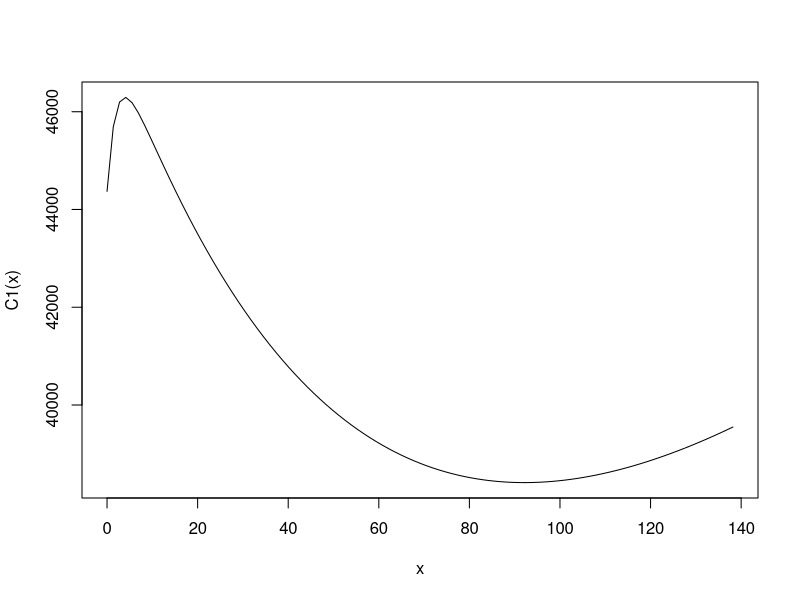
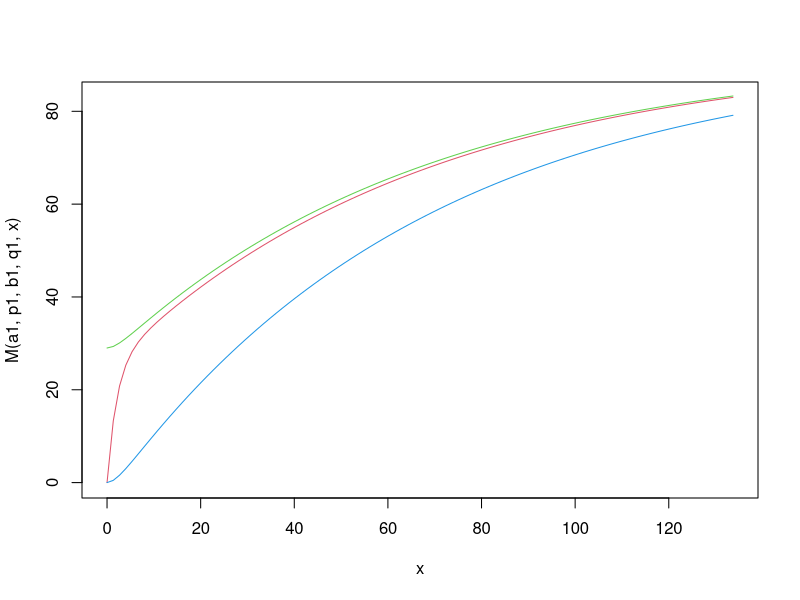
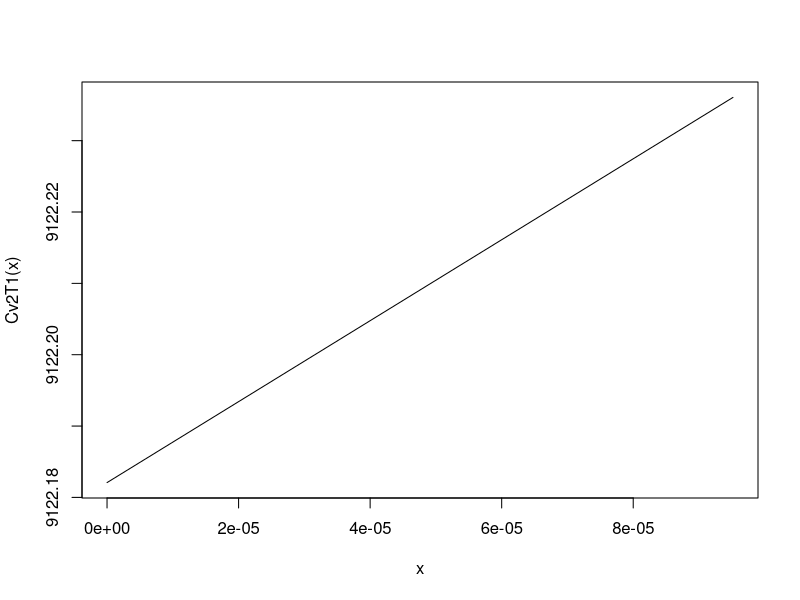
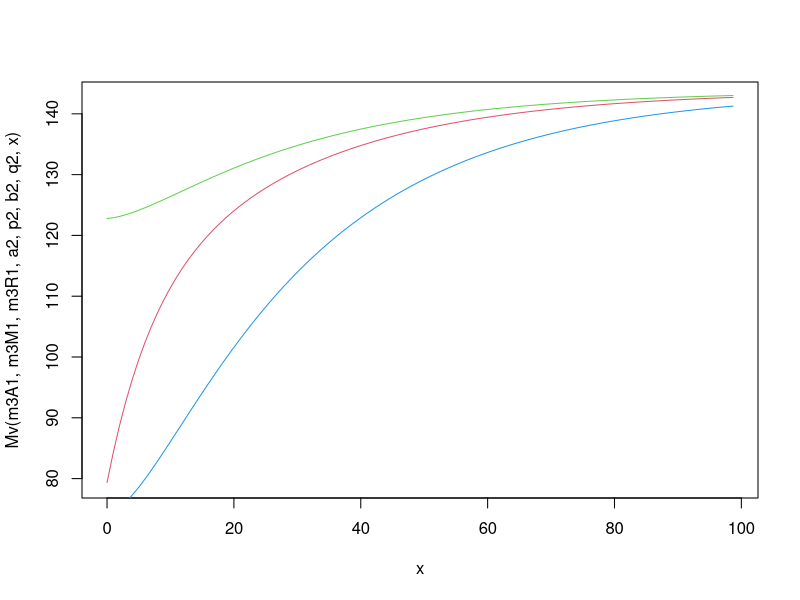
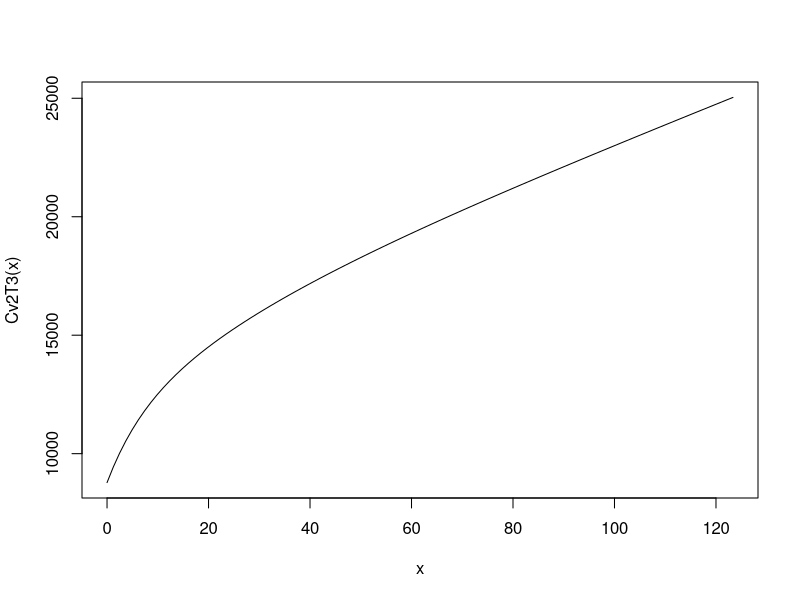
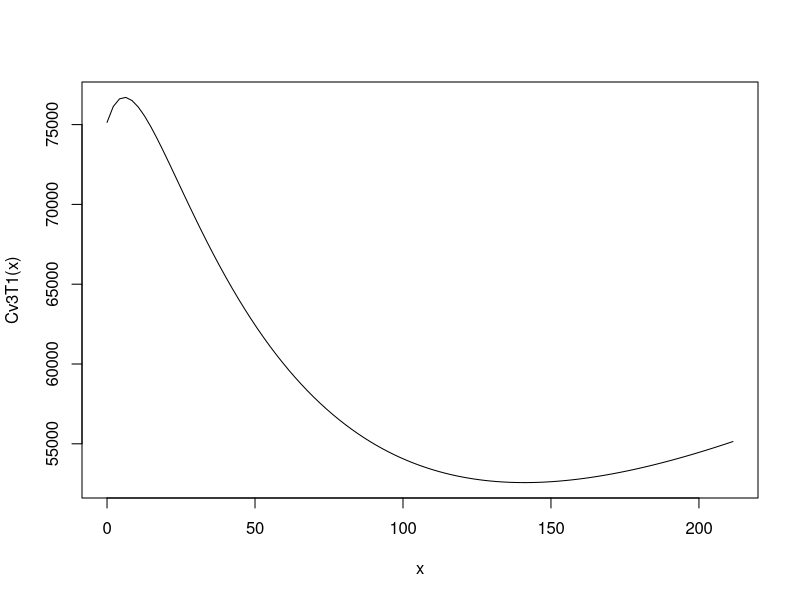
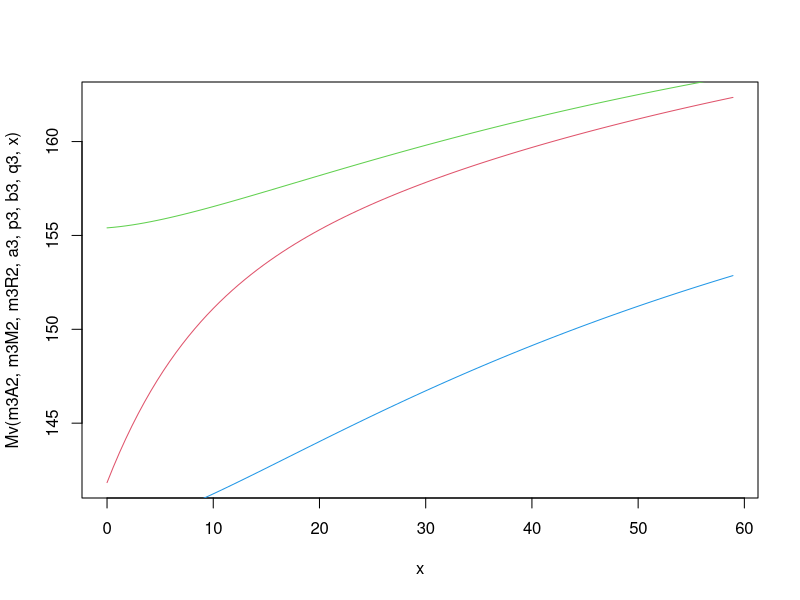
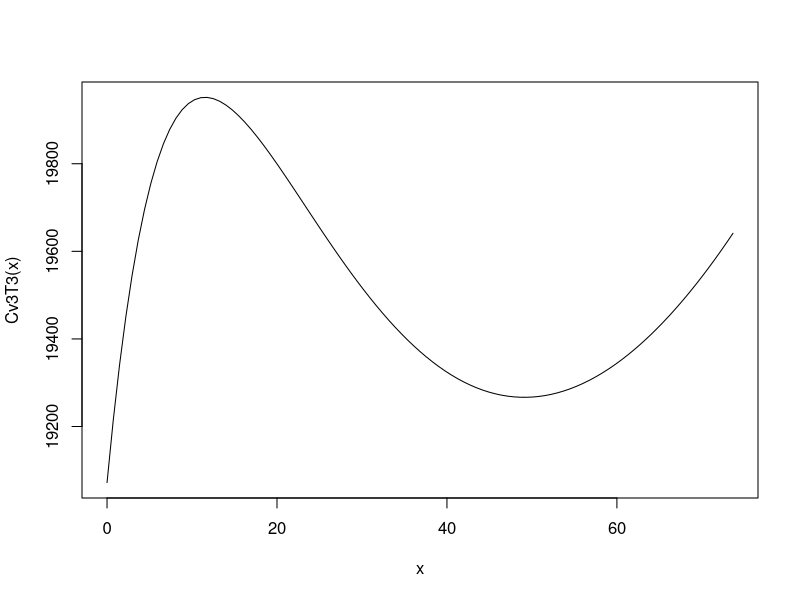

Here is the R script that generated these plots, in order:
# This is the code file for paper "A Study on Optimal Release Schedule for Multi-Version Software"
#################### Case III ####################

################ for version 1 #################
gc()
#set g and k
g=function(p,b) (p+b)/2
k=function(p,b,q) sqrt(g(p,b)^2-p*b*(1-q))
#set hyperbolic functions
HM=function(p,b,q,t) (g(p,b)-p*(1-q))*sinh(k(p,b,q)*t)+k(p,b,q)*cosh(k(p,b,q)*t)
HR=function(p,b,q,t) g(p,b)*sinh(k(p,b,q)*t)+k(p,b,q)*cosh(k(p,b,q)*t)
HM2=function(VA1,VM1,VR1,p,b,q,t) ((b-g(p,b))*VM1+p*q*VR1)*sinh(k(p,b,q)*t)+VM1*k(p,b,q)*cosh(k(p,b,q)*t)
HR2=function(VA1,VM1,VR1,p,b,q,t) (b*VM1+(p-g(p,b))*VR1)*sinh(k(p,b,q)*t)+VR1*k(p,b,q)*cosh(k(p,b,q)*t)

#set M(t),R(t),A(t),B(t)
M=function(a,p,b,q,t) a/(1-q)*(1-exp(-g(p,b)*t)/k(p,b,q)*HM(p,b,q,t))
R=function(a,p,b,q,t) a/(1-q)*(1-exp(-g(p,b)*t)/k(p,b,q)*HR(p,b,q,t))
A=function(a,p,b,q,t) a+q*R(a,p,b,q,t)
B=function(a,p,b,q,t) A(a,p,b,q,t)-R(a,p,b,q,t)

Mv=function(VA1,VM1,VR1,a,p,b,q,t) (VA1+a-q*VR1)/(1-q)*(1-exp(-g(p,b)*t)/k(p,b,q)*HM(p,b,q,t))+exp(-g(p,b)*t)/k(p,b,q)*HM2(VA1,VM1,VR1,p,b,q,t)
Rv=function(VA1,VM1,VR1,a,p,b,q,t) (VA1+a-q*VR1)/(1-q)*(1-exp(-g(p,b)*t)/k(p,b,q)*HR(p,b,q,t))+exp(-g(p,b)*t)/k(p,b,q)*HR2(VA1,VM1,VR1,p,b,q,t)
Av=function(VA1,VM1,VR1,a,p,b,q,t) VA1+a-q*VR1+q*Rv(VA1,VM1,VR1,a,p,b,q,t)
Bv=function(VA1,VM1,VR1,a,p,b,q,t) Av(VA1,VM1,VR1,a,p,b,q,t)-Rv(VA1,VM1,VR1,a,p,b,q,t)

#set the parameters and the cost function for version 1
c11=90
c12=100
c13=160
c14=1530
a1=29
p1=0.4568
b1=0.0507
q1=0.6861


C1=function(t1)
{
  c11*t1+c12*M(a1,p1,b1,q1,t1)+c13*R(a1,p1,b1,q1,t1)+c14*B(a1,p1,b1,q1,t1)
}

print("### Version 1 ###")
#for sequence solution
print("=== for sequence solution: Testing Time, Total Cost, A, M, R ===")
min.t1=optimize(C1,c(0,500),tol=0.0001)
seqsol.t1=min.t1$minimum
seqsol.c1=C1(seqsol.t1)
m1A1=A(a1,p1,b1,q1,seqsol.t1)
m1M1=M(a1,p1,b1,q1,seqsol.t1)
m1R1=R(a1,p1,b1,q1,seqsol.t1)
m1RC1=c14*B(a1,p1,b1,q1,seqsol.t1)  #risk cost
sprintf("A1= %f ; M1= %f ; R1= %f " , m1A1, m1M1, m1R1)
sprintf("Optimal testing time = %f ; Optimal testing cost = %f ; Risk Cost = %f" , seqsol.t1, seqsol.c1, m1RC1)
curve(C1(x),xlim=c(0,seqsol.t1*1.5))  #draw the curve of the cost for sequence solution, version 1

#for DP
print("=== for DP solution: Testing Time, Total Cost, A, M, R ")
dp.t1=111.4287
dp.c1=C1(dp.t1)
m3A1=A(a1,p1,b1,q1,dp.t1)
m3M1=M(a1,p1,b1,q1,dp.t1)
m3R1=R(a1,p1,b1,q1,dp.t1)
m3RC1=c14*B(a1,p1,b1,q1,dp.t1)  #risk cost
sprintf("A1= %f ; M1= %f ; R1= %f " , m3A1, m3M1, m3R1)
sprintf("Optimal testing time = %f ; Optimal testing cost = %f ; Risk Cost = %f" , dp.t1, dp.c1, m3RC1)

#draw M, R, A for version 1
curve(M(a1,p1,b1,q1,x),xlim=c(0,dp.t1*1.2), col = 2)  #red
curve(R(a1,p1,b1,q1,x),xlim=c(0,dp.t1*1.2),add = TRUE, col = 4)  #blue
curve(A(a1,p1,b1,q1,x),xlim=c(0,dp.t1*1.2),add = TRUE, col = 3)   #green #blue

#################### for version 2 ####################
#set the parameters and the cost function for version 2
c21=85
c22=90
c23=126
c24=180
a2=43
p2=0.123
b2=0.0632
q2=0.301

Cv2=function(VA1,VM1,VR1,tv)
{
  c21*tv+c22*(Mv(VA1,VM1,VR1,a2,p2,b2,q2,tv)-VM1)  +c23*(Rv(VA1,VM1,VR1,a2,p2,b2,q2,tv)-VR1) +c24*Bv(VA1,VM1,VR1,a2,p2,b2,q2,tv)
}
Cv2T1=function(tv)
{ Cv2(m1A1,m1M1,m1R1,tv) }
Cv2T3=function(tv)
{ Cv2(m3A1,m3M1,m3R1,tv) }

print("### Version 2 ###")
#for sequence solution
print("=== for sequence solution: Testing Time, Total Cost, A, M, R ===")
min.tv=optimize(Cv2T1,c(0,500),tol=0.0001)
seqsol.t2=min.tv$minimum
seqsol.c2=Cv2T1(seqsol.t2)
m1A2=Av(m1A1,m1M1,m1R1,a2,p2,b2,q2,seqsol.t2)
m1M2=Mv(m1A1,m1M1,m1R1,a2,p2,b2,q2,seqsol.t2)
m1R2=Rv(m1A1,m1M1,m1R1,a2,p2,b2,q2,seqsol.t2)
m1RC2=c24*Bv(m1A1,m1M1,m1R1,a2,p2,b2,q2,seqsol.t2)    #risk cost
sprintf("A2= %f ; M2= %f ; R2= %f " , m1A2, m1M2, m1R2)
sprintf("Optimal testing time = %f ; Optimal testing cost = %f ; Risk Cost = %f" , seqsol.t2, seqsol.c2, m1RC2)
curve(Cv2T1(x),xlim=c(0,seqsol.t2*1.5))  # draw the curve of the cost for sequence solution, version 2


#for DP
print("=== for DP solution: Testing Time, Total Cost, A, M, R ======")
dp.t2=82.2313  # the value got from DP program in advance
dp.c2=Cv2T3(dp.t2)
m3A2=Av(m3A1,m3M1,m3R1,a2,p2,b2,q2,dp.t2)
m3M2=Mv(m3A1,m3M1,m3R1,a2,p2,b2,q2,dp.t2)
m3R2=Rv(m3A1,m3M1,m3R1,a2,p2,b2,q2,dp.t2)
m3RC2=c24*Bv(m3A1,m3M1,m3R1,a2,p2,b2,q2,dp.t2) #risk cost
sprintf("A2= %f ; M2= %f ; R2= %f " , m3A2, m3M2, m3R2)
sprintf("Optimal testing time = %f ; Optimal testing cost = %f ; Risk Cost = %f" , dp.t2, dp.c2, m3RC2)

#draw M, R, A for version 2
curve(Mv(m3A1,m3M1,m3R1,a2,p2,b2,q2,x),xlim=c(0,dp.t2*1.2), col = 2)  #red
curve(Rv(m3A1,m3M1,m3R1,a2,p2,b2,q2,x),xlim=c(0,dp.t2*1.2),add = TRUE, col = 4)  #blue
curve(Av(m3A1,m3M1,m3R1,a2,p2,b2,q2,x),xlim=c(0,dp.t2*1.2),add = TRUE, col = 3)   #green #blue
curve(Cv2T3(x),xlim=c(0,dp.t2*1.5))  # draw the curve of the cost for DP solution, version 2

#################### for version 3 ####################
#set the parameters and the cost function for version 3
c31=95
c32=105
c33=170
c34=1180
a3=13
p3=0.1066
b3=0.0341
q3=0.4791

Cv3=function(VA1,VM1,VR1,tv)
{
  c31*tv+c32*(Mv(VA1,VM1,VR1,a3,p3,b3,q3,tv)-VM1)+c33*(Rv(VA1,VM1,VR1,a3,p3,b3,q3,tv)-VR1)+c34*Bv(VA1,VM1,VR1,a3,p3,b3,q3,tv)
}
Cv3T1=function(tv)
{ Cv3(m1A2,m1M2,m1R2,tv) }
Cv3T3=function(tv)
{ Cv3(m3A2,m3M2,m3R2,tv) }

print("### Version 3 ###")
#for sequence solution
print("=== for sequence solution: Testing Time, Total Cost, A, M, R ===")
min.tv=optimize(Cv3T1,c(0,500),tol=0.0001)
seqsol.t3=min.tv$minimum
seqsol.c3=Cv3T1(seqsol.t3)
m1A3=Av(m1A2,m1M2,m1R2,a3,p3,b3,q3,seqsol.t3)
m1M3=Mv(m1A2,m1M2,m1R2,a3,p3,b3,q3,seqsol.t3)
m1R3=Rv(m1A2,m1M2,m1R2,a3,p3,b3,q3,seqsol.t3)
m1RC3=c34*Bv(m1A2,m1M2,m1R2,a3,p3,b3,q3,seqsol.t3)     #risk cost
sprintf("A3= %f ; M3= %f ; R3= %f " , m1A3, m1M3, m1R3)
sprintf("Optimal testing time = %f ; Optimal testing cost = %f ; Risk Cost = %f" , seqsol.t3, seqsol.c3, m1RC3)
curve(Cv3T1(x),xlim=c(0,seqsol.t3*1.5)) # draw the curve of the cost for sequence solution, version 3

#for DP
print("=== for dynamic programming: Testing Time, Total Cost, A, M, R ===")
dp.t3=49.1055     # the value got from DP program in advance
dp.c3=Cv3T3(dp.t3)
m3A3=Av(m3A2,m3M2,m3R2,a3,p3,b3,q3,dp.t3)
m3M3=Mv(m3A2,m3M2,m3R2,a3,p3,b3,q3,dp.t3)
m3R3=Rv(m3A2,m3M2,m3R2,a3,p3,b3,q3,dp.t3)
m3RC3=c34*Bv(m3A2,m3M2,m3R2,a3,p3,b3,q3,dp.t3)     #risk cost
sprintf("A3= %f ; M3= %f ; R3= %f " , m1A3, m1M3, m1R3)
sprintf("Optimal testing time = %f ; Optimal testing cost = %f ; Risk Cost = %f" , dp.t3, dp.c3, m3RC3)

#draw M, R, A for version 3
curve(Mv(m3A2,m3M2,m3R2,a3,p3,b3,q3,x),xlim=c(0,dp.t3*1.2), col = 2)  #red
curve(Rv(m3R2,m3M2,m3R2,a3,p3,b3,q3,x),xlim=c(0,dp.t3*1.2),add = TRUE, col = 4)  #blue
curve(Av(m3A2,m3M2,m3R2,a3,p3,b3,q3,x),xlim=c(0,dp.t3*1.2),add = TRUE, col = 3)   #green #blue
curve(Cv3T3(x),xlim=c(0,dp.t3*1.5))  # draw the curve of the cost for DP solution, version 3
